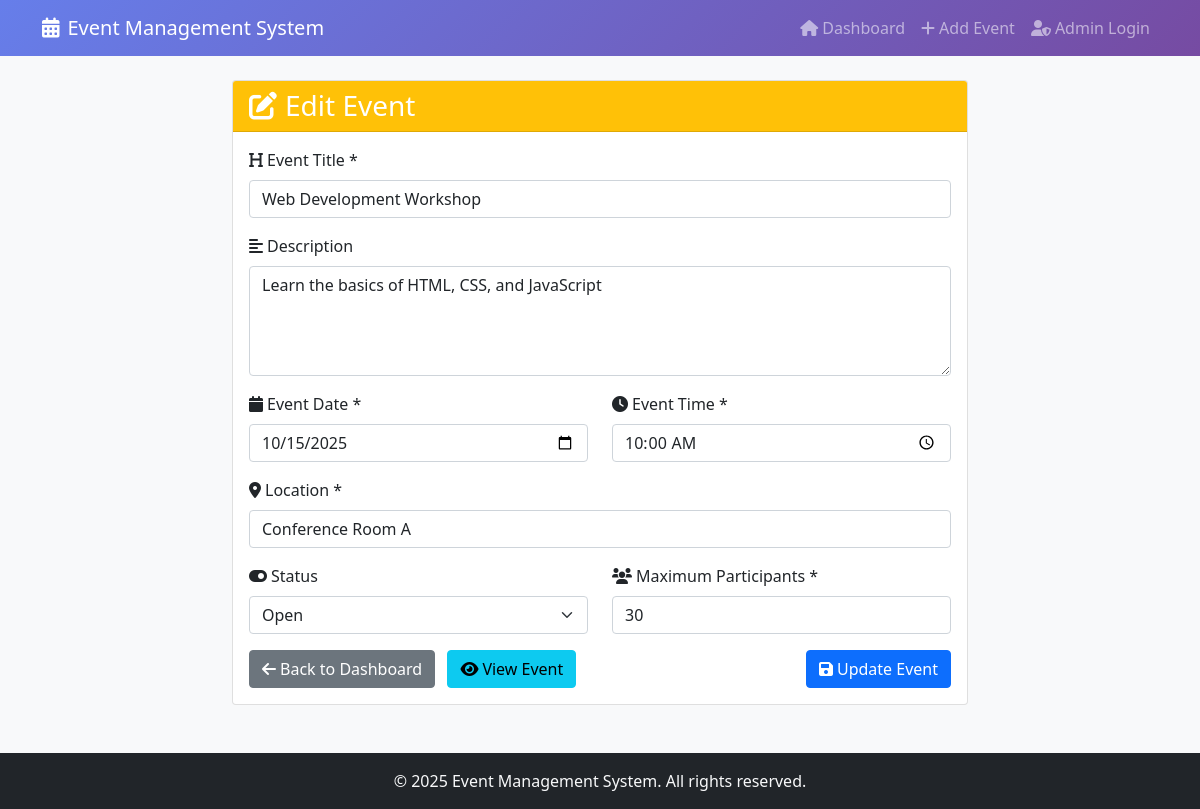
The page /edit.php?id=1 on the database its author committed.
### tables this page shows
CREATE TABLE IF NOT EXISTS events (
    id INT AUTO_INCREMENT PRIMARY KEY,
    title VARCHAR(255) NOT NULL,
    description TEXT,
    event_date DATE NOT NULL,
    event_time TIME NOT NULL,
    location VARCHAR(255) NOT NULL,
    status ENUM('open', 'closed') DEFAULT 'open',
    max_participants INT DEFAULT 0,
    created_at TIMESTAMP DEFAULT CURRENT_TIMESTAMP,
    updated_at TIMESTAMP DEFAULT CURRENT_TIMESTAMP ON UPDATE CURRENT_TIMESTAMP
);

### classes/Event.php (called while the page is built, shortened)
<?php
require_once 'config/database.php';
class Event {
    private $db;
    private $table = 'events';
    public function __construct() {
        $database = new Database();
        $this->db = $database->getConnection();
    }
    public function readById($id) {
        try {
            $sql = "SELECT * FROM {$this->table} WHERE id = :id";
            $stmt = $this->db->prepare($sql);
            $stmt->bindParam(':id', $id);
            $stmt->execute();
            return $stmt->fetch();
        } catch (PDOException $e) {
            error_log("Error reading event: " . $e->getMessage());
            return false;
        }
    }
}
?>

### config/database.php (called while the page is built, shortened)
<?php
class Database {
    private $host = 'localhost';
    private $username = 'root';
    private $password = '';
    private $database = 'event_management';
    private $connection;
    private function connect() {
        try {
            $this->connection = new PDO(
                "mysql:host={$this->host};dbname={$this->database}",
                $this->username,
                $this->password,
                [
                    PDO::ATTR_ERRMODE => PDO::ERRMODE_EXCEPTION,
                    PDO::ATTR_DEFAULT_FETCH_MODE => PDO::FETCH_ASSOC
                ]
            );
        } catch (PDOException $e) {
            die("Connection failed: " . $e->getMessage());
        }
    }
    public function getConnection() {
        return $this->connection;
    }
}
?>

### edit.php (the view, shortened to what this page needs)
<?php
require_once 'classes/Event.php';
$event = new Event();
$eventData = $event->readById($_GET['id']);
include 'includes/header.php';
?>
<div class="row">
    <div class="col-md-8 offset-md-2">
        <div class="card">
            <div class="card-header bg-warning text-white">
                <h3 class="card-title mb-0">
                    <i class="fas fa-edit me-2"></i>Edit Event
                </h3>
            </div>
            <div class="card-body">
                <form method="POST" action="edit.php?id=<?php echo $eventData['id']; ?>">
                    <div class="row">
                        <div class="col-md-12 mb-3">
                            <label for="title" class="form-label">
                                <i class="fas fa-heading me-1"></i>Event Title *
                            </label>
                            <input type="text" class="form-control" id="title" name="title"
                                   value="<?php echo isset($_POST['title']) ? htmlspecialchars($_POST['title']) : htmlspecialchars($eventData['title']); ?>"
                                   required maxlength="255">
                        </div>
                    </div>
                    <div class="row">
                        <div class="col-md-12 mb-3">
                            <label for="description" class="form-label">
                                <i class="fas fa-align-left me-1"></i>Description
                            </label>
                            <textarea class="form-control" id="description" name="description" rows="4"
                                      placeholder="Enter event description..."><?php echo isset($_POST['description']) ? htmlspecialchars($_POST['description']) : htmlspecialchars($eventData['description']); ?></textarea>
                        </div>
                    </div>
                    <div class="row">
                        <div class="col-md-6 mb-3">
                            <label for="event_date" class="form-label">
                                <i class="fas fa-calendar me-1"></i>Event Date *
                            </label>
                            <input type="date" class="form-control" id="event_date" name="event_date"
                                   value="<?php echo isset($_POST['event_date']) ? $_POST['event_date'] : $eventData['event_date']; ?>"
                                   required>
                        </div>
                        <div class="col-md-6 mb-3">
                            <label for="event_time" class="form-label">
                                <i class="fas fa-clock me-1"></i>Event Time *
                            </label>
                            <input type="time" class="form-control" id="event_time" name="event_time"
                                   value="<?php echo isset($_POST['event_time']) ? $_POST['event_time'] : $eventData['event_time']; ?>"
                                   required>
                        </div>
                    </div>
                    <div class="row">
                        <div class="col-md-12 mb-3">
                            <label for="location" class="form-label">
                                <i class="fas fa-map-marker-alt me-1"></i>Location *
                            </label>
                            <input type="text" class="form-control" id="location" name="location"
                                   value="<?php echo isset($_POST['location']) ? htmlspecialchars($_POST['location']) : htmlspecialchars($eventData['location']); ?>"
                                   required maxlength="255" placeholder="Enter event location">
                        </div>
                    </div>
                    <div class="row">
                        <div class="col-md-6 mb-3">
                            <label for="status" class="form-label">
                                <i class="fas fa-toggle-on me-1"></i>Status
                            </label>
                            <select class="form-select" id="status" name="status">
                                <?php
                                $currentStatus = isset($_POST['status']) ? $_POST['status'] : $eventData['status'];
                                ?>
                                <option value="open" <?php echo $currentStatus === 'open' ? 'selected' : ''; ?>>Open</option>
                            </select>
                        </div>
                        <div class="col-md-6 mb-3">
                            <label for="max_participants" class="form-label">
                                <i class="fas fa-users me-1"></i>Maximum Participants *
                            </label>
                            <input type="number" class="form-control" id="max_participants" name="max_participants"
                                   value="<?php echo isset($_POST['max_participants']) ? $_POST['max_participants'] : $eventData['max_participants']; ?>"
                                   min="1" required>
                        </div>
                    </div>
                    <div class="row">
                        <div class="col-md-12">
                            <div class="d-flex justify-content-between">
                                <div>
                                    <a href="index.php" class="btn btn-secondary me-2">
                                        <i class="fas fa-arrow-left me-1"></i>Back to Dashboard
                                    </a>
                                    <a href="view.php?id=<?php echo $eventData['id']; ?>" class="btn btn-info">
                                        <i class="fas fa-eye me-1"></i>View Event
                                    </a>
                                </div>
                                <button type="submit" class="btn btn-primary">
                                    <i class="fas fa-save me-1"></i>Update Event
                                </button>
                            </div>
                        </div>
                    </div>
                </form>
            </div>
        </div>
    </div>
</div>
<?php include 'includes/footer.php'; ?>

### rows shown on the page
events: title "Web Development Workshop", description "Learn the basics of HTML, CSS, and JavaScript", event_date "10/15/2025", event_time "10:00:00", location "Conference Room A", status "Open", max_participants "30"
